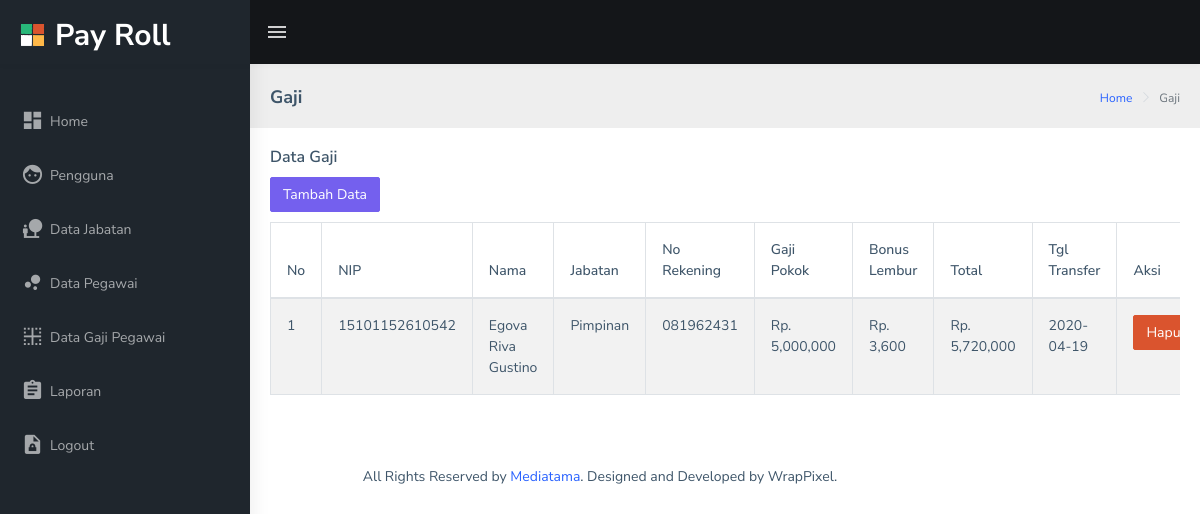
Screenshot of /index.php/gaji with the database file from the repository.
### tables this page shows
CREATE TABLE IF NOT EXISTS `tb_gaji` (
  `gaji_id` int(11) NOT NULL,
  `pegawai_id` int(11) NOT NULL,
  `jabatan_id` int(11) NOT NULL,
  `gaji_menit` int(11) NOT NULL,
  `gaji_lembur` int(11) NOT NULL,
  `gaji_pokok` float NOT NULL,
  `gaji_tgl_transfer` date NOT NULL,
  `gaji_total` int(11) NOT NULL
);

CREATE TABLE IF NOT EXISTS `tb_pegawai` (
  `pegawai_id` int(11) NOT NULL,
  `jabatan_id` int(11) NOT NULL,
  `pegawai_nip` varchar(255) NOT NULL,
  `pegawai_nama` varchar(255) NOT NULL,
  `pegawai_tmp_tgl_lahir` varchar(255) NOT NULL,
  `pegawai_jenis_kelamin` varchar(255) NOT NULL,
  `pegawai_alamat` varchar(255) NOT NULL,
  `pegawai_tgl_masuk` date NOT NULL,
  `pegawai_no_rek` varchar(255) NOT NULL
);

CREATE TABLE IF NOT EXISTS `tb_jabatan` (
  `jabatan_id` int(11) NOT NULL,
  `jabatan_kode` varchar(255) NOT NULL,
  `jabatan_nama` varchar(255) NOT NULL,
  `jabatan_gapok` int(11) NOT NULL
);

### application/controllers/Gaji.php (called while the page is built, shortened)
<?php
class Gaji extends CI_Controller
{
    public function __construct()
    {
        $this->load->model('GajiModel');
        $this->load->model('PegawaiModel');
    }
    public function index()
    {
        $data['Gaji'] = $this->GajiModel->getAllGaji();
        $this->load->view('gaji/index', $data);
    }
}

### index.php (called while the page is built, shortened)
<?php
require_once BASEPATH.'core/CodeIgniter.php';

### application/models/GajiModel.php (called while the page is built, shortened)
<?php
class GajiModel extends CI_Model
{
    private $tbGaji = 'tb_gaji';
    private $tbPegawai = 'tb_pegawai';
    private $tbJabatan = 'tb_jabatan';
    public function getAllGaji()
    {
        $this->db->select('*');
        $this->db->from($this->tbGaji);
        $this->db->join($this->tbPegawai, 'tb_pegawai.pegawai_id = tb_gaji.pegawai_id', 'left');
        $this->db->join($this->tbJabatan, 'tb_jabatan.jabatan_id = tb_pegawai.jabatan_id', 'left');
        return $this->db->get()->result();
    }
}

### application/views/gaji/index.php (the view, shortened to what this page needs)
<!DOCTYPE html>
<html dir="ltr" lang="en">
<head>
</head>
<body>
    <div id="main-wrapper">
        <div class="page-wrapper">
            <div class="page-breadcrumb">
                <div class="row">
                    <div class="col-12 d-flex no-block align-items-center">
                        <h4 class="page-title">Gaji</h4>
                        <div class="ml-auto text-right">
                            <nav aria-label="breadcrumb">
                                <ol class="breadcrumb">
                                    <li class="breadcrumb-item"><a href="<?php echo site_url('home') ?>">Home</a></li>
                                    <li class="breadcrumb-item active" aria-current="page">Gaji</li>
                                </ol>
                            </nav>
                        </div>
                    </div>
                </div>
            </div>
            <div class="card mt-3">
                <div class="card-body">
                    <h5 class="card-title">Data Gaji</h5>
                    <div class="table-responsive">
                        <a href="<?php echo site_url('Gaji/add') ?>" class="btn btn-primary m-b-10"> Tambah Data</a>
                        <table id="zero_config" class="table table-striped table-bordered">
                            <thead>
                                <tr>
                                    <th>No</th>
                                    <th>NIP</th>
                                    <th>Nama</th>
                                    <th>Jabatan</th>
                                    <th>No Rekening</th>
                                    <th>Gaji Pokok</th>
                                    <th>Bonus Lembur</th>
                                    <th>Total</th>
                                    <th>Tgl Transfer</th>
                                    <th>Aksi</th>
                                </tr>
                            </thead>
                            <tbody>
                                <?php foreach ($Gaji as $no => $row) :
                                ?>
                                    <tr>
                                        <td width="10px"><?php echo ++$no ?></td>
                                        <td><?php echo $row->pegawai_nip ?></td>
                                        <td><?php echo $row->pegawai_nama ?></td>
                                        <td><?php echo $row->jabatan_nama ?></td>
                                        <td><?php echo $row->pegawai_no_rek ?></td>
                                        <td>Rp. <?php echo number_format($row->jabatan_gapok) ?></td>
                                        <td>Rp. <?php echo number_format($row->gaji_lembur) ?></td>
                                        <td>Rp. <?php echo number_format($row->gaji_total) ?></td>
                                        <td><?php echo $row->gaji_tgl_transfer ?></td>
                                        <td width="160px">
                                            <a href="<?php echo site_url('Gaji/delete/' . $row->gaji_id) ?>" class="btn btn-danger">Hapus</a>
                                        </td>
                                    </tr>
                                <?php endforeach ?>
                            </tbody>
                        </table>
                    </div>
                </div>
            </div>
        </div>
    </div>
</body>
</html>

### rows the page displays
tb_gaji: pegawai.pegawai_nip "15101152610542", pegawai.pegawai_nama "Egova Riva Gustino", tb_jabatan.jabatan_nama "Pimpinan", pegawai.pegawai_no_rek "081962431", tb_jabatan.jabatan_gapok "5,000,000", gaji_lembur "3,600", gaji_total "5,720,000", gaji_tgl_transfer "2020-04-19"
